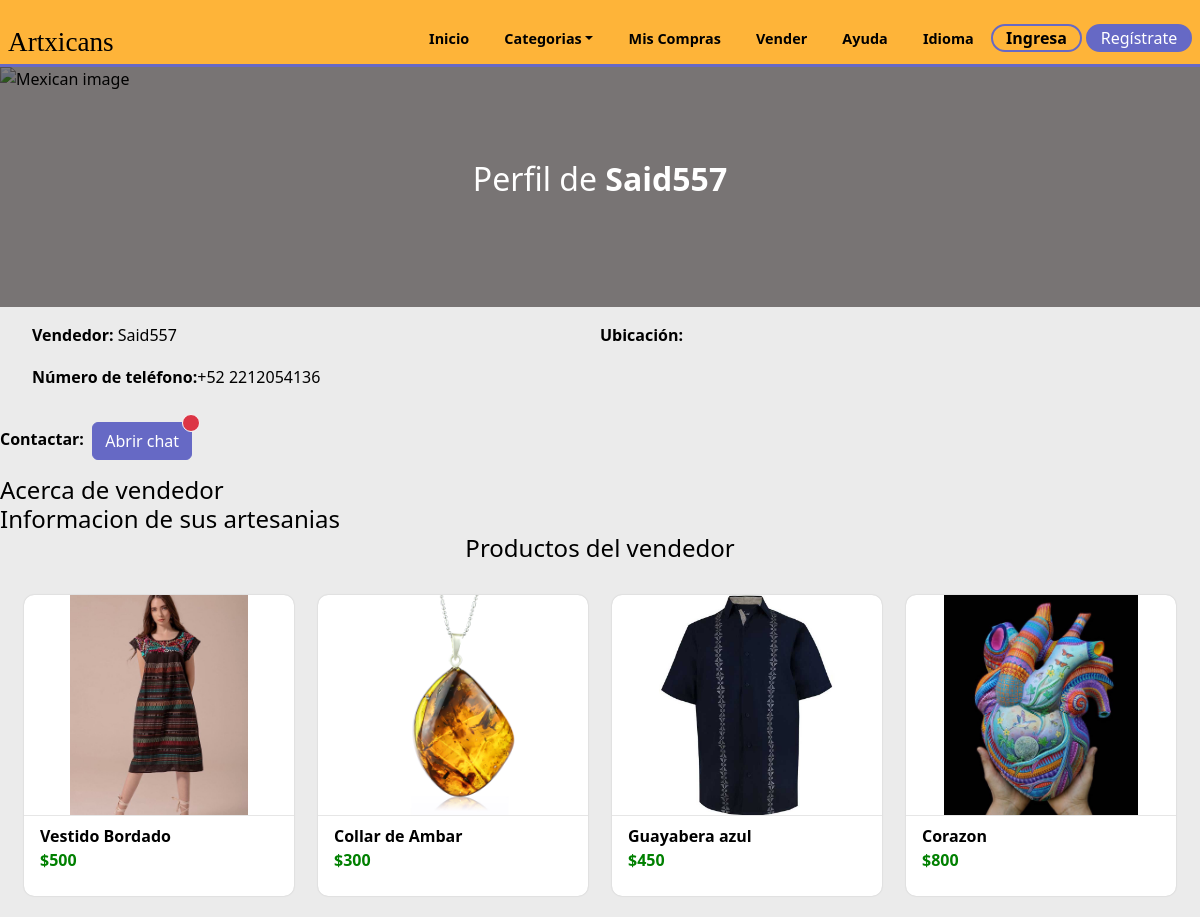
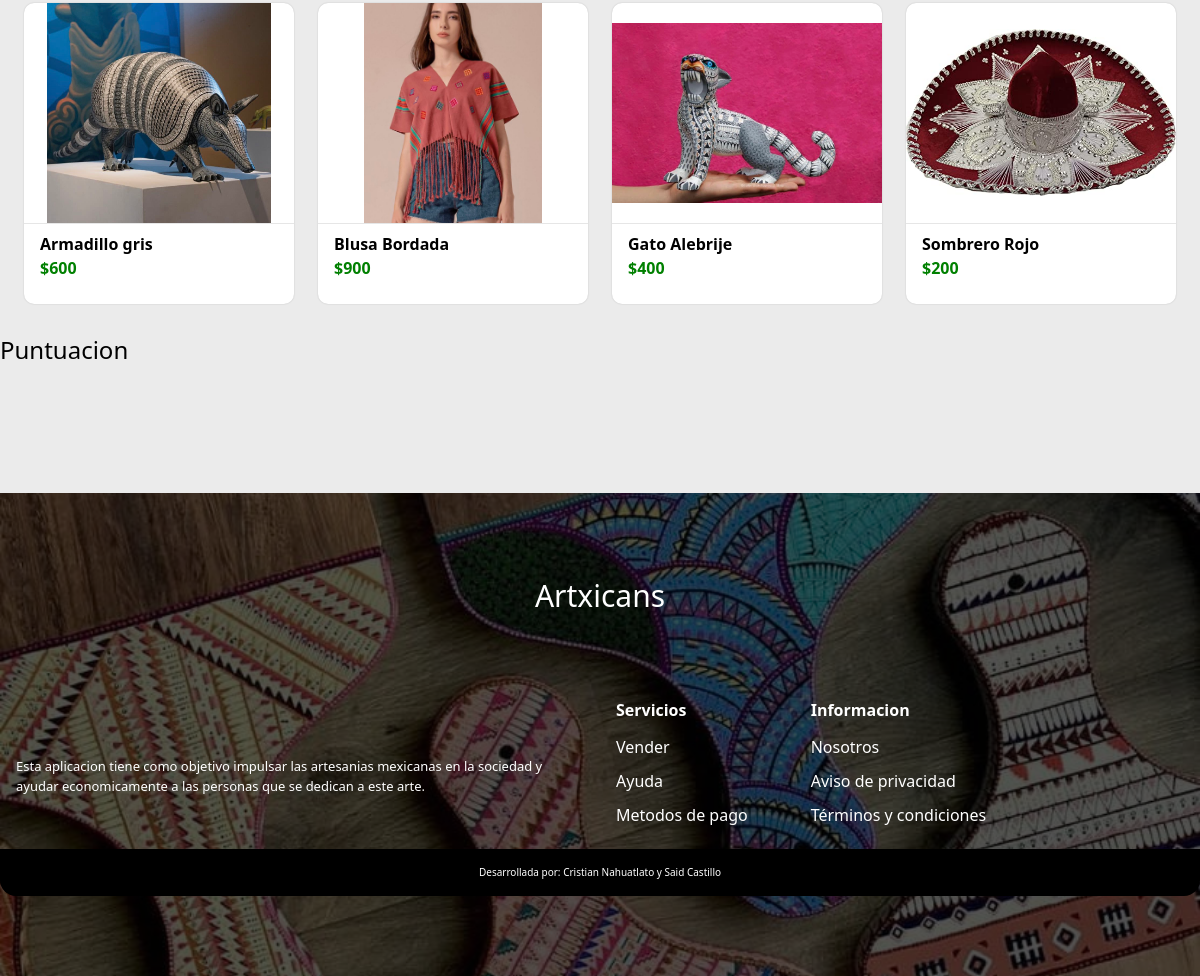
The app's page /profile-seller.php?seller_data=5 with its own data (2 pictures, top to bottom).
### tables this page shows
CREATE TABLE `reg_sellers` (
  `IDregseller` int(11) NOT NULL,
  `Nombre` varchar(255) NOT NULL,
  `apellidos` varchar(255) NOT NULL,
  `nickname` varchar(255) NOT NULL,
  `lada` int(4) NOT NULL,
  `telefono` varchar(20) NOT NULL,
  `telefonoref` varchar(20) NOT NULL,
  `domicilio` varchar(255) NOT NULL,
  `postal` varchar(10) NOT NULL,
  `identificador` varchar(255) NOT NULL,
  `solicitud` varchar(50) NOT NULL,
  `ID` int(11) DEFAULT NULL
);

CREATE TABLE `products` (
  `id_product` int(11) NOT NULL,
  `product` varchar(80) NOT NULL,
  `image1` varchar(80) NOT NULL,
  `price` int(11) NOT NULL,
  `description` varchar(250) NOT NULL,
  `category` varchar(30) NOT NULL,
  `stock` int(11) NOT NULL,
  `image2` varchar(30) NOT NULL,
  `image3` varchar(30) NOT NULL,
  `ID` int(11) DEFAULT NULL
);

### profile-seller.php (the view, shortened to what this page needs)
<?php
    include('./templates/cabecera.php');
    include('./global/conexion.php');
    $user = $_GET['seller_data'];
    $query = mysqli_query($conn,"SELECT * FROM reg_sellers WHERE ID = $user");
    $data = mysqli_fetch_array($query);
?>
    <section class="profile-data">
        <div class="profile-seller">
        <div class="overlay-seller"></div>
        <div class="profileContent container">
            <div class="profileText">
                <h1 class="title-profile">Perfil de <strong><?php echo $data['nickname']?></strong></h1>
            </div>
        </div>
    </div>
    <div class="inf0-seller">
        <p><strong>Vendedor:</strong>&nbsp;<?php echo $data['nickname']?></p>
        <p><strong>Ubicación:</strong></p>
        <p><strong>Número de teléfono:</strong>+<?php echo $data['lada'];?>&nbsp;<?php echo $data['telefono']?></p>
    </div>
    <div class="chat">
            <p><strong>Contactar:</strong>&nbsp;&nbsp;<button type="button" class="btn btn-info position-relative">
        Abrir chat
        <span class="position-absolute top-0 start-100 translate-middle p-2 bg-danger border border-light rounded-circle">
        </span>
        </button></p>
    </div>
        <h2>Acerca de vendedor </h2>
        <h2>Informacion de sus artesanias </h2>
    <div class="products-seller">
        <h2 align="center">Productos del vendedor</h2>
        <div class='mainContent grid' id="mainContent">
       <?php
        $query3 = mysqli_query($conn,"SELECT * FROM products WHERE ID = $user");
        while($data3 = mysqli_fetch_array($query3)){
       ?>
       <div class="single-product">
        <a href="product.php?id_product=<?php echo $data3['id_product'];?>" class='referencia'>
             <div class='imgDiv'>
                <img src="assets/products/<?php echo $data3['image1'];?>"  alt="<?php echo $data3['product']?>">
            </div>
            <div class="card-info">
                <span class="product-title"><?php echo $data3['product'];?></span>
                <span class="price">$<?php echo $data3['price'];?></span>
            </div>
           </a>
        </div>
    <?php }?>
        </div>
    </div>
        <h2>Puntuacion</h2>
    </section>
<?php
    include('./templates/pie.php');
?>

### styles/home/products.css (style rules this page uses)
.mainContent { padding: 2rem 0 2rem; padding-left: 1.5rem; padding-right: 1.5rem; justify-content: center; gap: 1.5rem; }
.single-product { height: 100%; display: grid; row-gap: 10px; border-radius: 10px; align-items: center; box-shadow: 0 0 0.1em rgba(0,0,0,0.2); background-color: rgb(255, 255, 255); cursor: pointer; transition-property: box-shadow; overflow: hidden; }
.imgDiv { height: 220px; width: 100%; overflow: hidden; }
.imgDiv img { height: 100%; width: 100%; object-fit:contain; transition: hidden; }
.card-info { border-top: 1px solid rgb(230, 230, 230); padding: 0.5rem 1rem; display: flex; flex-flow: column; flex-wrap: wrap; }
.card-info * + * { display: block; margin-bottom: 1rem; }
.price { font-weight: bold; color: green; }
.product-title { font-weight: bold; color: black; }
@media screen and (min-width:420px) { .mainContent { grid-template-columns: repeat(2,1fr); } }
@media screen and (min-width:420px) { .single-product { height: auto; } }
@media screen and (min-width:720px) { .mainContent { grid-template-columns: repeat(3,1fr); } }
@media screen and (min-width:720px) { .single-product { height: auto; } }
@media screen and (min-width:1024px) { .mainContent { grid-template-columns: repeat(4,1fr); } }
@media screen and (min-width:1024px) { .single-product { height: auto; } }
.btn-info { --bs-btn-color: var(--bs-white); --bs-btn-bg: var(--second-alpha-color); --bs-btn-border-color: var(--second-alpha-color); --bs-btn-hover-color: var(--bs-white); --bs-btn-hover-bg: #787bc8; --bs-btn-hover-border-color:var(--second-alpha-color) ; --bs-btn-focus-shadow-rgb: var(--bd-violet-rgb); --bs-btn-active-color: var(--bs-btn-hover-color); --bs-btn-active-bg: var(--second-alpha-color); --bs-btn-active-border-color: var(--second-alpha-color); --bs-btn-disabled-color:rgb(57, 55, 55); --bs-btn-disabled-bg: #a7a9ea; --bs-btn-disabled-border-color: #787bc8; }

### styles/home/main.css (style rules this page uses)
body { top:0px !important; }

### styles/pages/sellers.css (style rules this page uses)
.profile-seller { width: 100%; height: 20vh; position: relative; display: flex; align-items: center; justify-content: center; margin: 0rem auto; }
.profile-seller .overlay-seller { position: absolute; height: 100%; width: 100%; background: rgb(65, 63, 63); top: 0; bottom: 0; z-index: 1; mix-blend-mode: hard-light; }
.profileContent { width: 100%; height: max-content; padding: 0 1.5rem 1rem; display: flex; flex-direction: column; align-items: center; justify-content: center; margin:0 auto; color: white; z-index: 100; }
.title-profile { font-weight: 500; position: relative; text-align: center; margin: 0 auto; font-size: 1.5rem; }
.title-profile strong { font-weight: bold; }
.inf0-seller { margin: 1rem 2rem; display: grid; grid-template-columns: repeat(auto-fit, minmax(400px, 1fr)); }
@media screen and (min-width:768px) { .title-profile { font-size:2rem; } }
@media screen and (min-width:768px) { .profile-seller { height: 30vh; } }

### index.css (style rules this page uses)
:root { --first-color: #feb439; --first-alpha-color: #FDD100; --second-color: #7D3C98; --second-alpha-color: #6669c5; --black-color: black; --white-color: white; --black-alpha-color: rgba(0,0,0,0.5); --white-alpha-color: rgba(255,255,255,0.5); --opacity-color: rgba(8,75,138,0.7); --font: "RaleWay",sans-serif; --max-width: 1200px; --header-height: 4.7rem; --link-color: #509ee3; --card-bg:rgb(225,225,235); --card-hover:rgb(255,255,255); }
* { padding:0; margin:0; -webkit-box-sizing: border-box; -moz-box-sizing: border-box; box-sizing: border-box; }
html { box-sizing: border-box; font-family: var(--font); font-size: 16px; scroll-behavior: smooth; }
*, *::after, *::before { box-sizing: inherit; }
body { margin: 0; overflow-x: hidden; color: var(--black-color); background-color: rgb(235, 235, 235);; }
a { color: var(--link-color); transition: all 0.5s ease-out; text-decoration: none; }
h1 { margin: 0; font-size: 2rem; }
h2 { margin: 0; font-size: 1.5rem; }
img { max-width: 100%; height: auto; }
p { line-height: 1.6; }
.grid { display: grid; align-items: center; }
.container { padding-left: 1.5rem; padding-right: 1.5rem; }

### records on screen
reg_sellers: nickname "Said557", lada "52", telefono "2212054136"
products: image1 (picture), product "Vestido Bordado", price "500"
products: image1 (picture), product "Collar de Ambar", price "300"
products: image1 (picture), product "Guayabera azul", price "450"
products: image1 (picture), product "Corazon", price "800"
products: image1 (picture), product "Armadillo gris", price "600"
products: image1 (picture), product "Blusa Bordada", price "900"
products: image1 (picture), product "Gato Alebrije", price "400"
products: image1 (picture), product "Sombrero Rojo", price "200"
